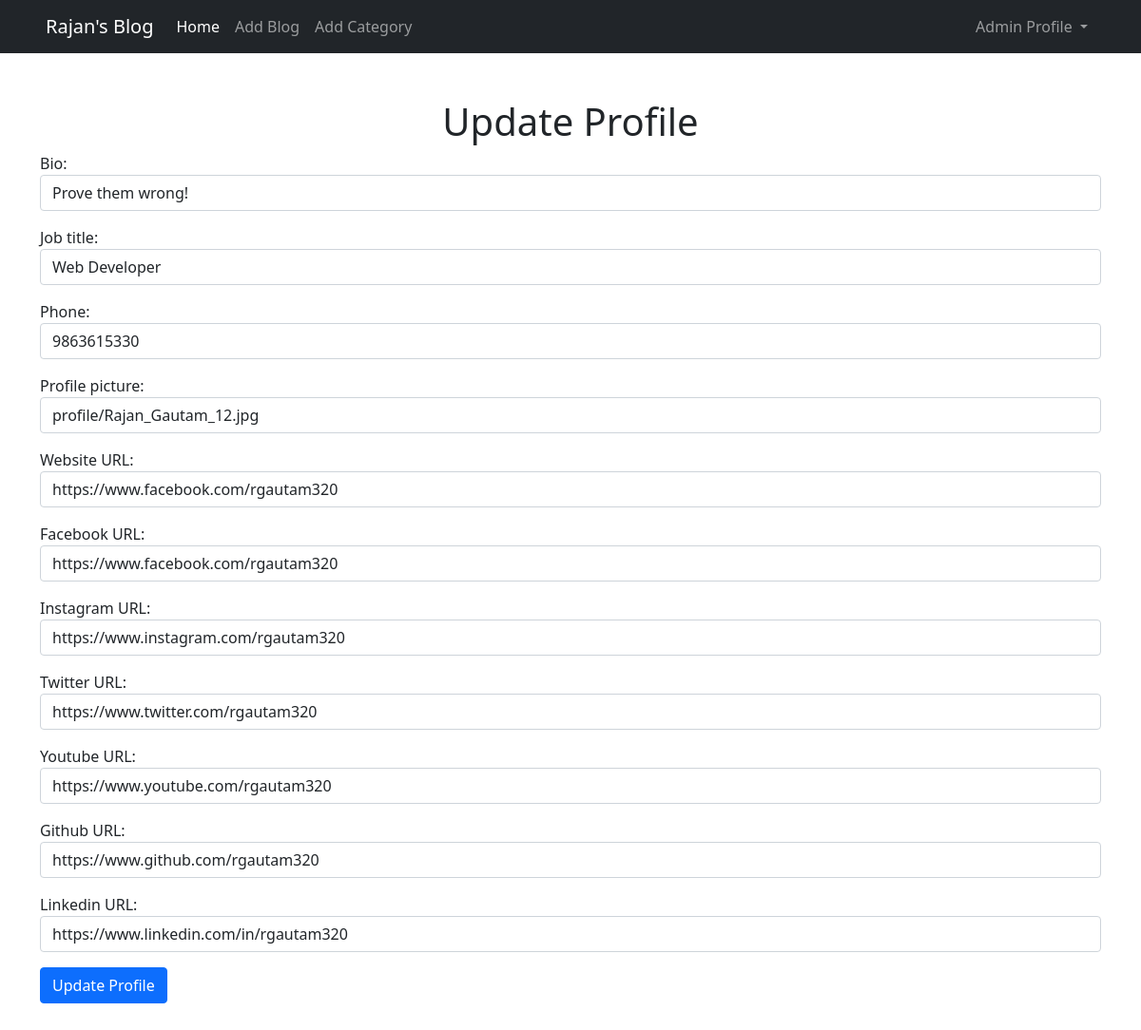
/members/14/edit_profile_page/ (signed in), run on an earlier commit of the app's database.
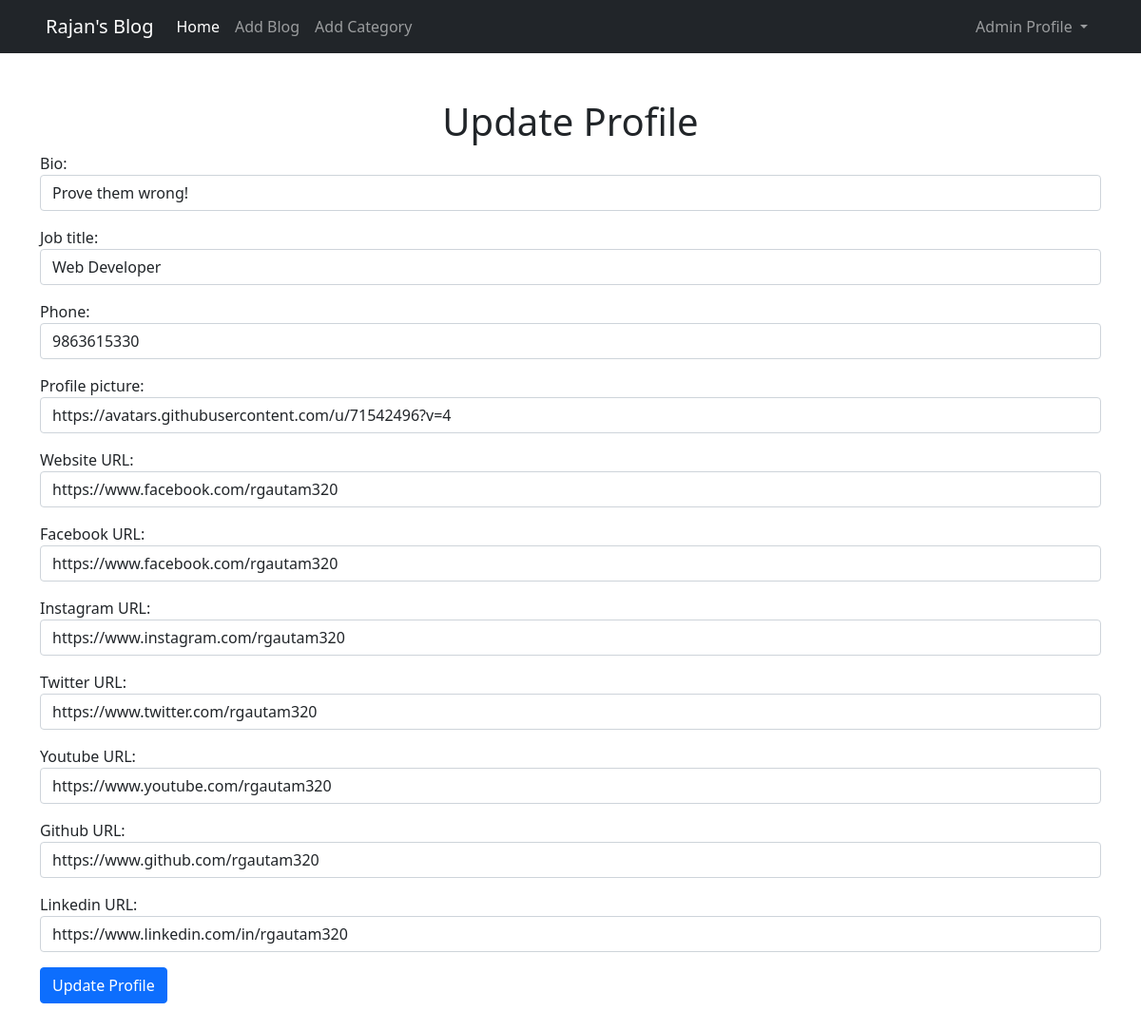
And on a later commit of the database.
### theblog/models.py (models this page shows, shortened)
class Profile(models.Model):
    user = models.OneToOneField(User, null=True, on_delete=models.CASCADE)
    bio = models.CharField(max_length=255)
    job_title = models.CharField(null=True, blank=True, max_length=255)
    phone = models.CharField(null=True, blank=True, max_length=10)
    profile_picture = models.CharField(max_length=255, default="")
    website_URL = models.CharField(null=True, blank=True, max_length=255)
    facebook_URL = models.CharField(null=True, blank=True, max_length=255)
    twitter_URL = models.CharField(null=True, blank=True, max_length=255)
    instagram_URL = models.CharField(null=True, blank=True, max_length=255)
    youtube_URL = models.CharField(null=True, blank=True, max_length=255)
    github_URL = models.CharField(null=True, blank=True, max_length=255)
    linkedin_URL = models.CharField(null=True, blank=True, max_length=255)

### members/views.py (the view)
class EditProfilePage(UpdateView):
    model = Profile
    template_name = 'registration/edit_profile_page.html'
    form_class = ProfilePageCreateForm
    success_url = reverse_lazy('home')

### members/forms.py
class ProfilePageCreateForm(forms.ModelForm):
    class Meta:
        model = Profile
        fields = ('bio', 'job_title', 'phone', 'profile_picture', 'website_URL', 'facebook_URL',
                  'instagram_URL', 'twitter_URL', 'youtube_URL', 'github_URL', 'linkedin_URL')
        widgets = {
            'bio': forms.TextInput(attrs={'class': 'form-control'}),
            'job_title': forms.TextInput(attrs={'class': 'form-control'}),
            'phone': forms.TextInput(attrs={'class': 'form-control'}),
            'profile_picture': forms.TextInput(attrs={'class': 'form-control'}),
            'website_URL': forms.TextInput(attrs={'class': 'form-control'}),
            'facebook_URL': forms.TextInput(attrs={'class': 'form-control'}),
            'twitter_URL': forms.TextInput(attrs={'class': 'form-control'}),
            'instagram_URL': forms.TextInput(attrs={'class': 'form-control'}),
            'youtube_URL': forms.TextInput(attrs={'class': 'form-control'}),
            'github_URL': forms.TextInput(attrs={'class': 'form-control'}),
            'linkedin_URL': forms.TextInput(attrs={'class': 'form-control'}),
        }

### members/templates/registration/edit_profile_page.html (shortened to what this page needs)
{% extends 'basic.html' %}
{% block content %}
{% if user.is_authenticated %}
{% if user.profile.id %}
<h1 class="text-center text-dark">Update Profile</h1>
<div class="form-group">
    <form method="POST" enctype="multipart/form-data">
        {{ form.as_p }}
        <button class="btn btn-primary">Update Profile</button>
    </form>
</div>
{% endif %}
{% else %}
<h1 class="text-center">You're not allowed here! (And you know it...)<a href="{% url 'home' %}"><button
            class="btn btn-secondary">Go Back</button></a></h1>
{% endif %}
{% endblock %}

What changed in the data, as far as the page shows it:
changed Profile "Prove them wrong!": profile_picture "profile/Rajan_Gautam_12.jpg" → "https://avatars.githubusercontent.com/u/71542496?v=4"
